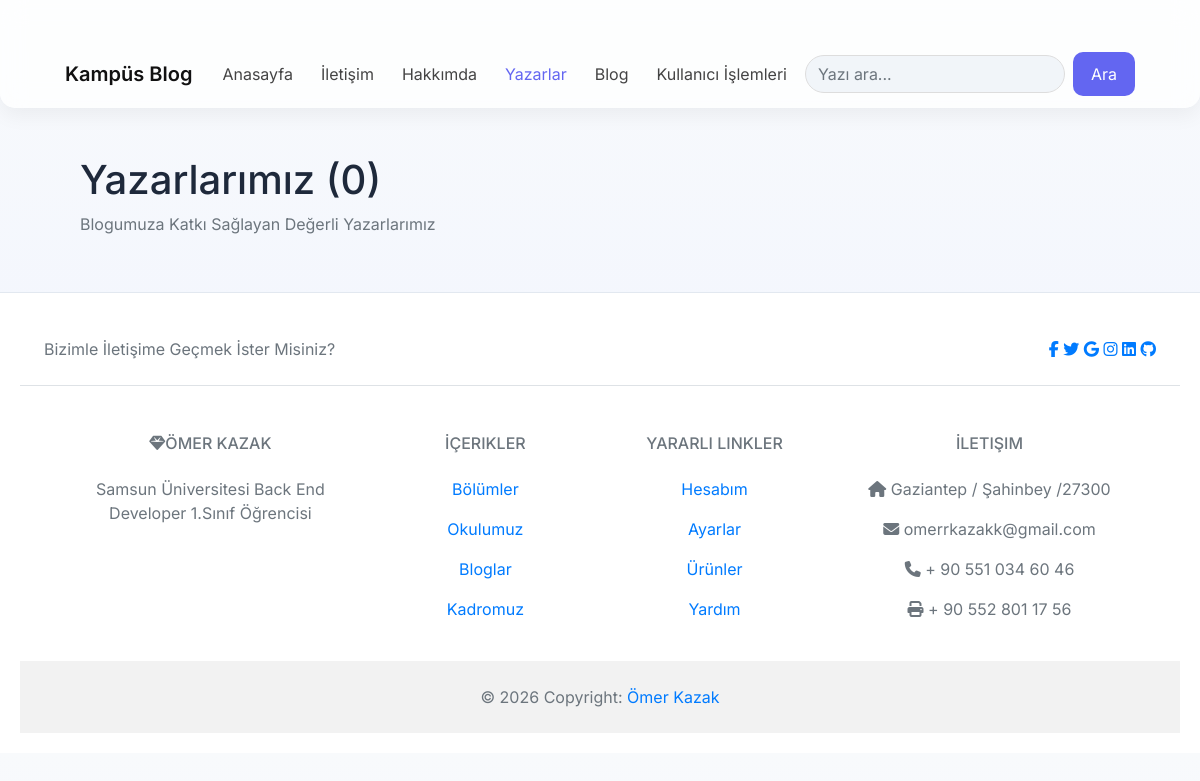
Before: /yazarlar/ with the older database file.
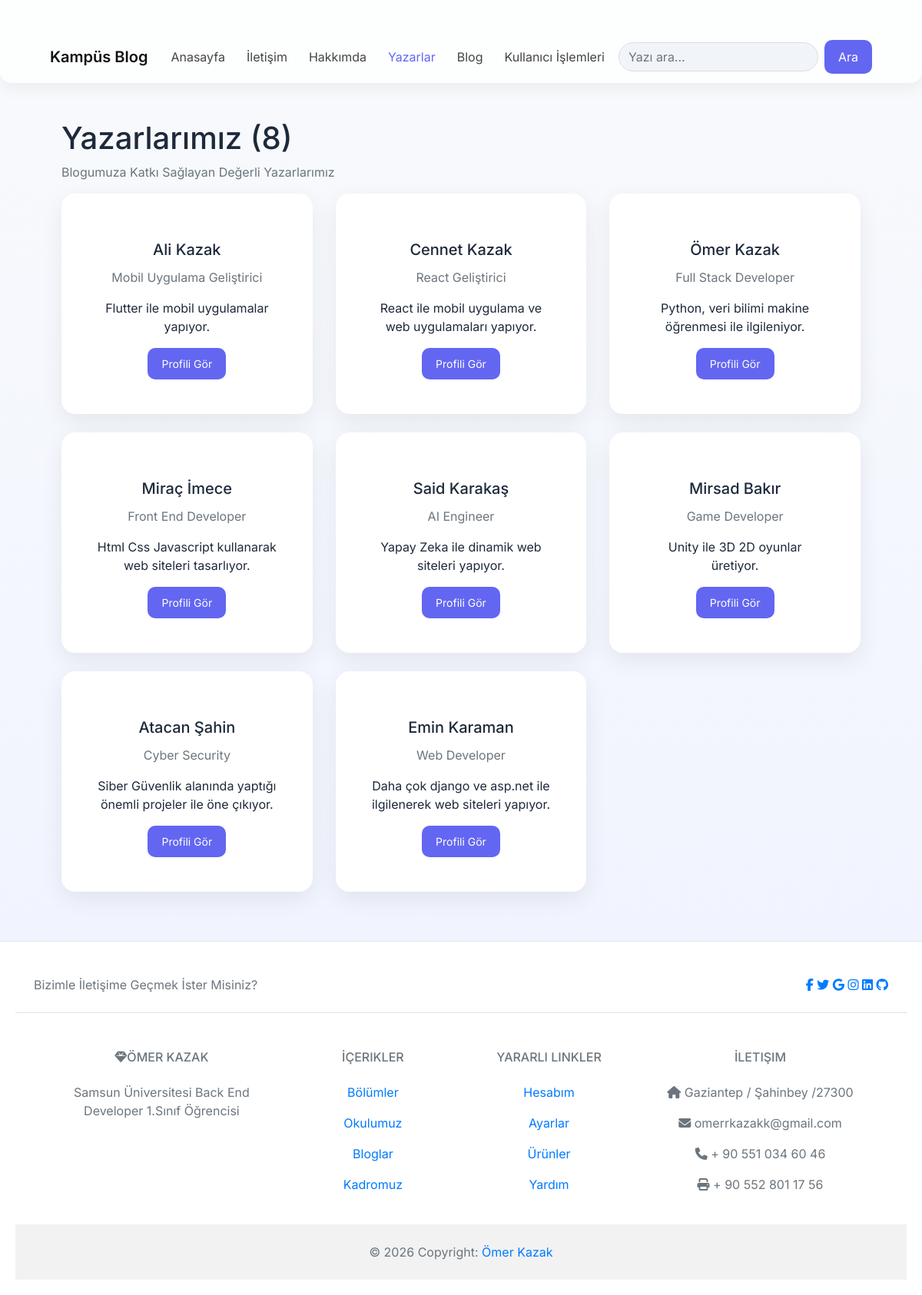
After: the same page with the newer database file.
### blog/models.py (models this page shows, shortened)
class Author(models.Model):
    full_name = models.CharField(max_length=100)
    title = models.CharField(max_length=100)
    bio = models.TextField()
    profile_url = models.CharField(max_length=200, default='http://127.0.0.1:8000/yazarlar/')

### core/views.py (the view)
# urls.py: path('yazarlar/', views.yazarlar,name='yazarlar'),
def yazarlar(request):
    yazar_list=blog.models.Author.objects.all()
    context = {
        "yazarlar": yazar_list,
        "title": "Yazarlar",
        "yazarlar_sayi": len(yazar_list),
    }
    return render(request, 'yazarlar.html', context)

### core/templates/yazarlar.html (shortened to what this page needs)
{% extends "base.html" %}
{% load static %}
{% block icerik %}
<div class="container mt-5">
    <h1>Yazarlarımız ({{yazarlar_sayi}})</h1>
    <p class="text-muted">Blogumuza Katkı Sağlayan Değerli Yazarlarımız</p>
    <div class="row">
        {% for yazar in yazarlar %}
        <div class="col-md-4 mb-4">
            <div class="card text-center h-100">
                <div class="card-body">
                    <h5 class="card-title mt-3">{{ yazar.full_name }}</h5>
                    <p class="text-muted">{{ yazar.title }}</p>
                    <p class="card-text">{{ yazar.bio }}</p>
                    <a href="{% url 'yazar_detay' id=yazar.id %}" class="btn btn-primary btn-sm">Profili Gör</a>
                </div>
            </div>
        </div>
        {% endfor %}
    </div>
</div>
{% endblock %}

Changed rows visible on the page:
added Author: full_name "Ali Kazak", title "Mobil Uygulama Geliştirici", bio "Flutter ile mobil uygulamalar yapıyor."
added Author: full_name "Cennet Kazak", title "React Geliştirici", bio "React ile mobil uygulama ve web uygulamaları yapıyor."
added Author: full_name "Ömer Kazak", title "Full Stack Developer", bio "Python, veri bilimi makine öğrenmesi ile ilgileniyor."
added Author: full_name "Miraç İmece", title "Front End Developer", bio "Html Css Javascript kullanarak web siteleri tasarlıyor."
added Author: full_name "Said Karakaş", title "AI Engineer", bio "Yapay Zeka ile dinamik web siteleri yapıyor."
added Author: full_name "Mirsad Bakır", title "Game Developer", bio "Unity ile 3D 2D oyunlar üretiyor."
added Author: full_name "Atacan Şahin", title "Cyber Security", bio "Siber Güvenlik alanında yaptığı önemli projeler ile öne çıkıyor."
added Author: full_name "Emin Karaman", title "Web Developer", bio "Daha çok django ve asp.net ile ilgilenerek web siteleri yapıyor."
Other visible differences:
{{ yazarlar_sayi }}: "0" → "8"
